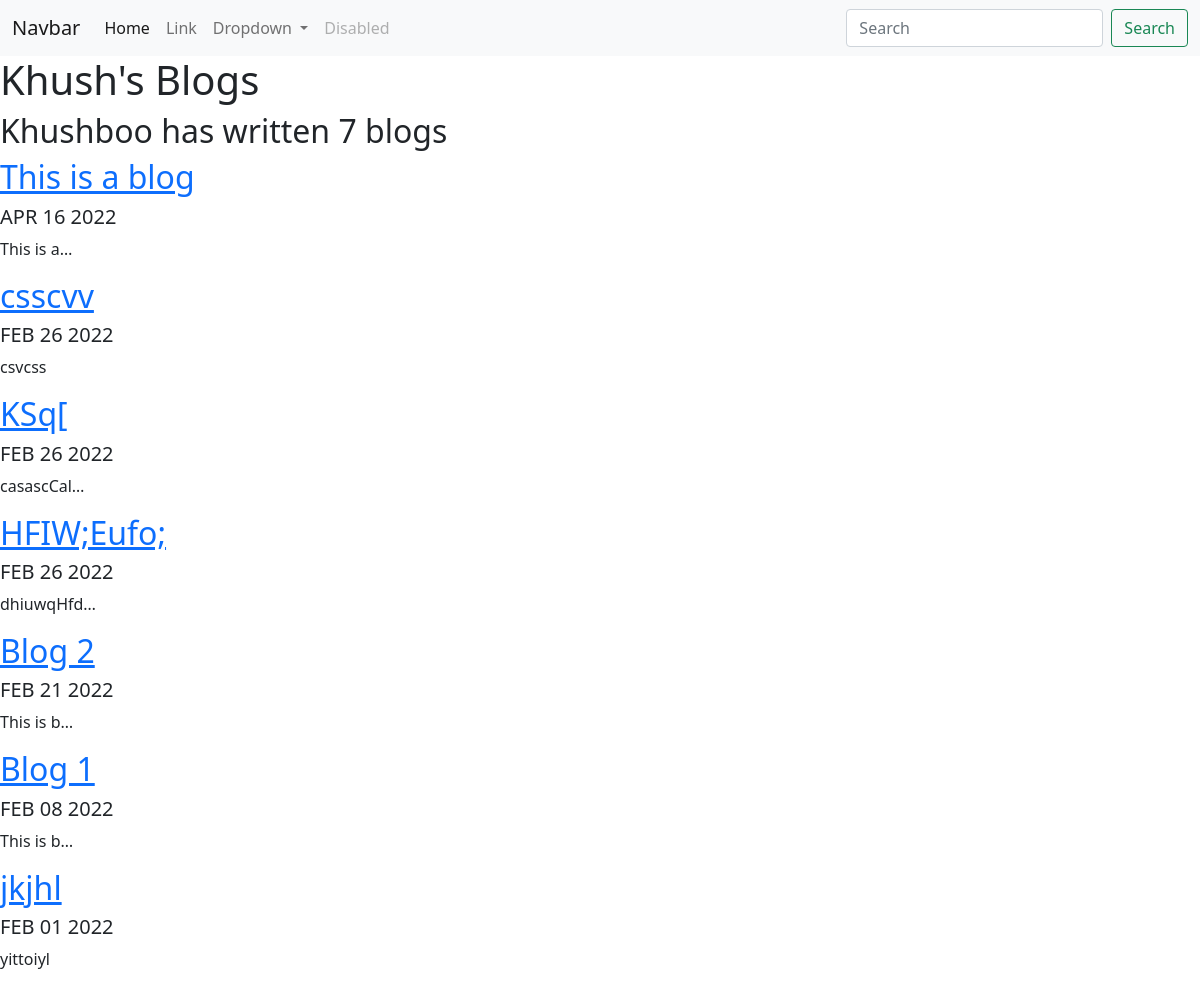
Screenshot of /blog/ with the database file from the repository.
### blog/models.py (models this page shows, shortened)
class Blog(models.Model):
    title = models.CharField(max_length=200)
    description = models.TextField()
    date = models.DateField()

### blog/views.py (the view)
# urls.py: path('',views.all_blogs,name='all_blogs'),
def all_blogs(request) :
    blogs = Blog.objects.order_by('-date')[:10]
    return render(request,'blog/all_blogs.html',{'blogs':blogs})

### blog/templates/blog/all_blogs.html
{% extends 'blog/base.html' %}
{% block content %}
<h1>Khush's Blogs</h1>
<h2>Khushboo has written {{ blogs.count }} blog{{ blogs.count|pluralize }}</h2>
{% for blog in blogs %}
<a href="{% url 'blog:detail' blog.id %}"><h2>{{ blog.title }}</h2></a>
<h5>{{ blog.date|date:'M d Y'|upper }}</h5>
<p>{{ blog.description|striptags|truncatechars:10 }}</p>
{% endfor %}
{% endblock %}

### rows the page displays
Blog: title "This is a blog", date "APR 16 2022", description "This is a…"
Blog: title "csscvv", date "FEB 26 2022", description "csvcss"
Blog: title "KSq[", date "FEB 26 2022", description "casascCal…"
Blog: title "HFIW;Eufo;", date "FEB 26 2022", description "dhiuwqHfd…"
Blog: title "Blog 2", date "FEB 21 2022", description "This is b…"
Blog: title "Blog 1", date "FEB 08 2022", description "This is b…"
Blog: title "jkjhl", date "FEB 01 2022", description "yittoiyl"

### other values shown
{{ blogs.count }} "7"
